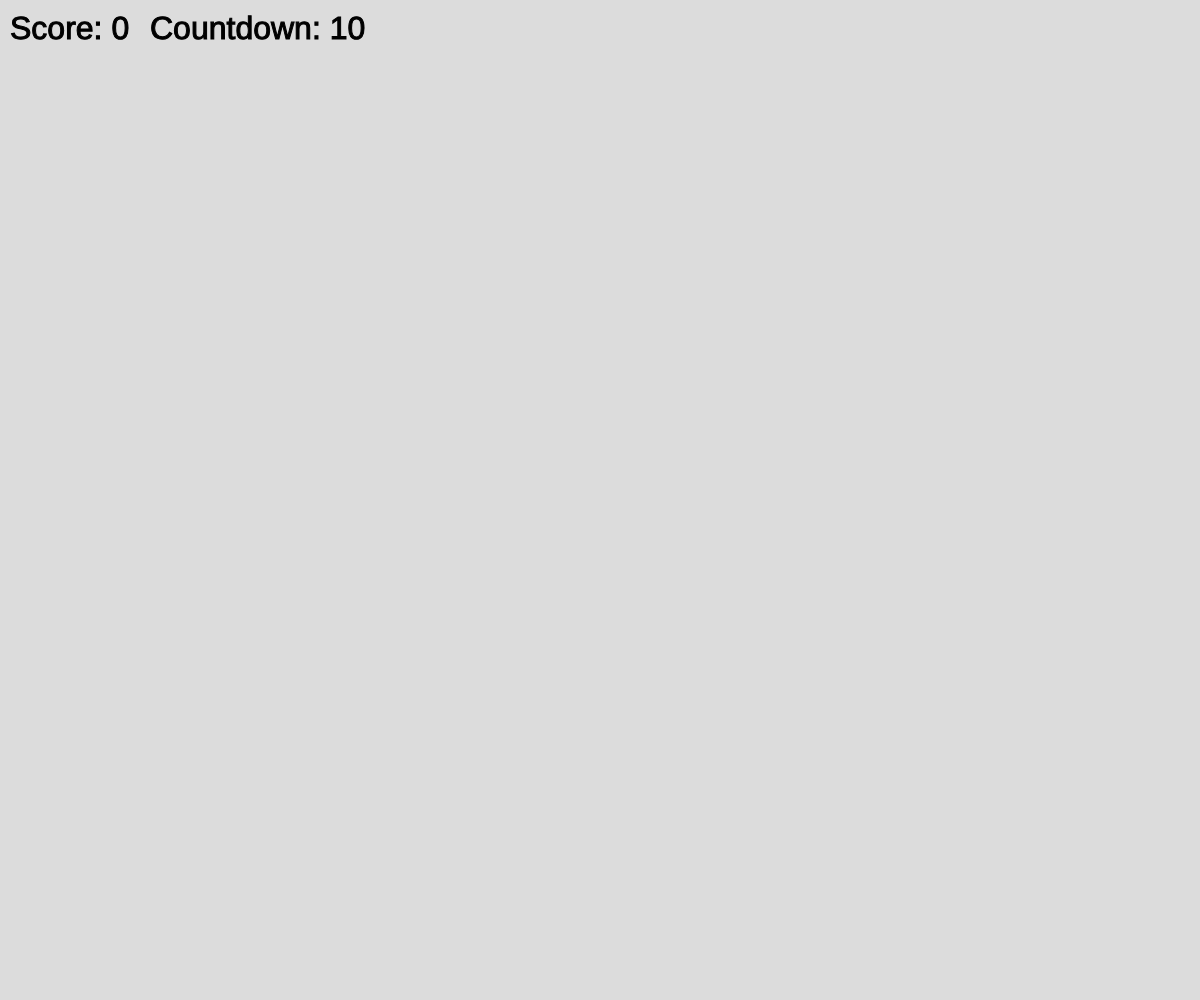
Frame 1 (no input)
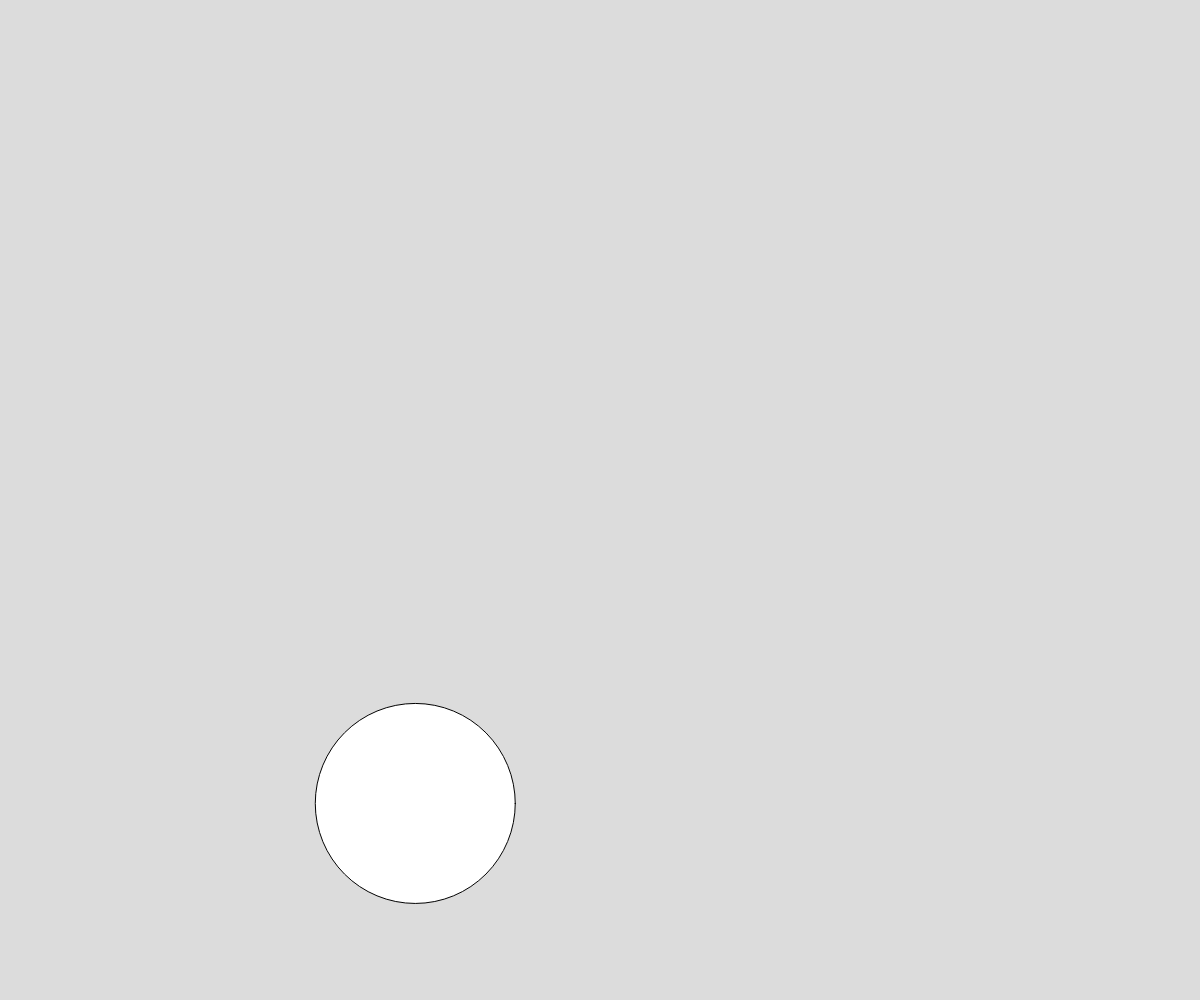
Frame 60 (no input)
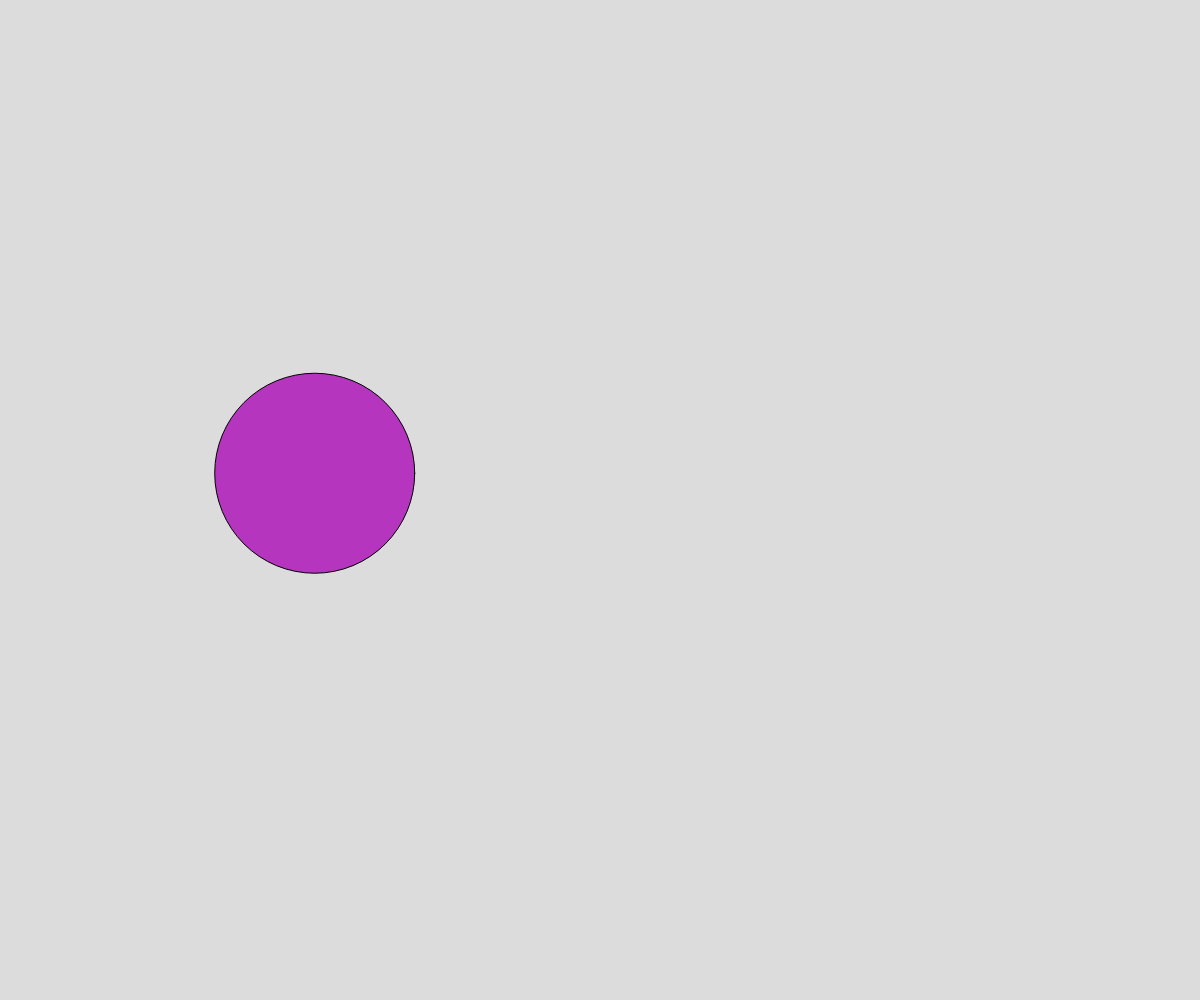
Frame 120 (the mouse pressed at the canvas centre since frame 60)

The p5.js sketch that drew these frames (run headless with seeded random() and noise() and a simulated clock; from frame 60 on, the mouse is pressed at the canvas centre):

// p5.js sketch
// ── sketch.js
let x, y;
let radius = 100;
let r,g,b;
let timer = 10;
let interval = 60;

let score = 0;
let gameOver = false;

function setup()
{
    createCanvas(windowWidth, windowHeight);
    background(220);
}

function draw()
{
    createText();
    fill(r, g, b);

    if (frameCount % interval == 0 && gameOver == false)
    {
        console.log("Game Playing");
        timer --;
        background(220);
        newValues();
        ellipse(x, y, radius*2, radius*2);
    }

    else if(timer < 1)
    {
        console.log("Game Over!");
        gameOver = true;
        textSize(100);
        textAlign(CENTER, CENTER);
        stroke(0);
        text("Game Over!", windowWidth/2, windowHeight/2)
        promptRestart();
    }
}

function mousePressed()
{
    let d = dist(mouseX, mouseY, x, y);
    if (d < radius && timer > 1)
    {
        newValues();
        score++;
    }
}

function newValues()
{
    r = random(255);
    g = random(255);
    b = random(255);

    x = random(windowWidth);
    y = random(windowHeight);
}

function createText()
{
    textSize(32);
    stroke(-1);
    textAlign(LEFT, CENTER);
    text("Score: " + score, 10, 30);
    text("Countdown: " + timer, 150, 30);
}

function promptRestart()
{
    textSize(50);
    textAlign(CENTER, CENTER);    
    stroke(0);
    text("press c to restart", windowWidth/2, windowHeight/2+100)
}

function keyPressed()
{
    if (key === 'c');
    {
        background(0);
        gameOver = false;
        score = 0;
        timer = 10;
        console.log("c pressed");
        console.log("game is " + gameOver);
    }
    
}
